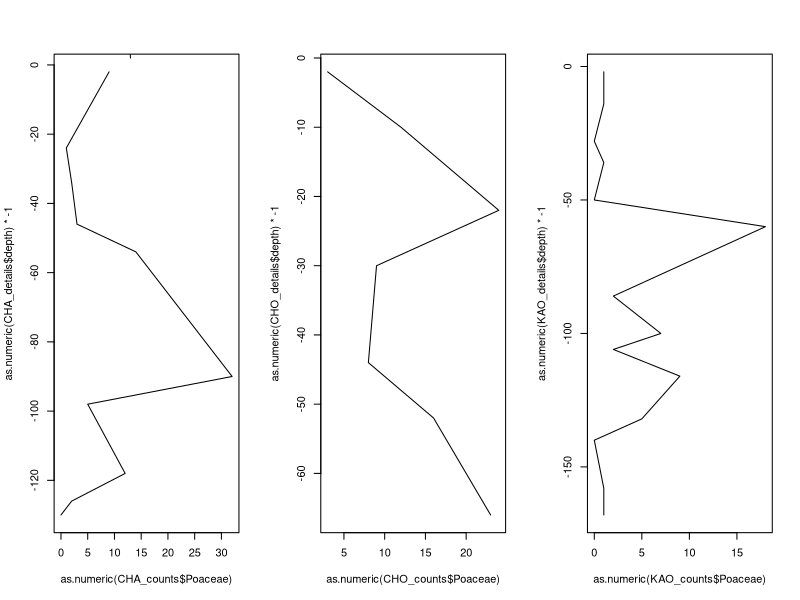
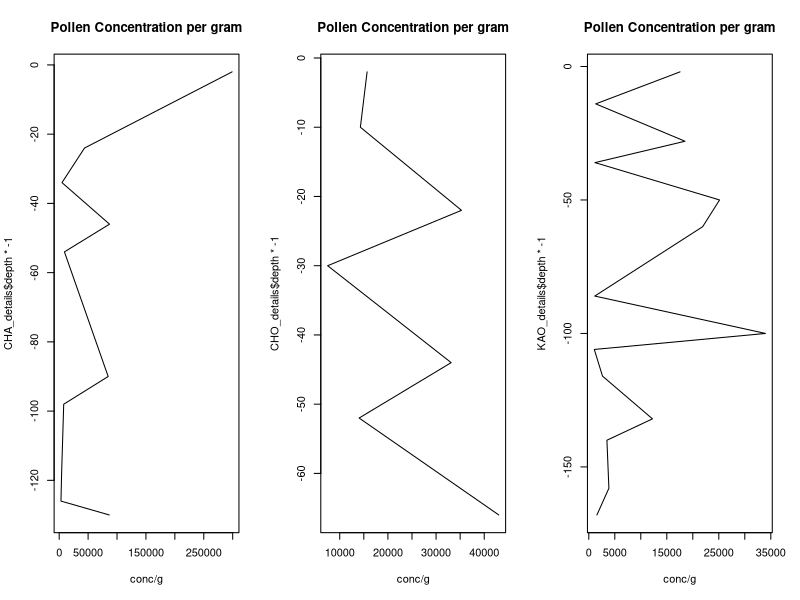
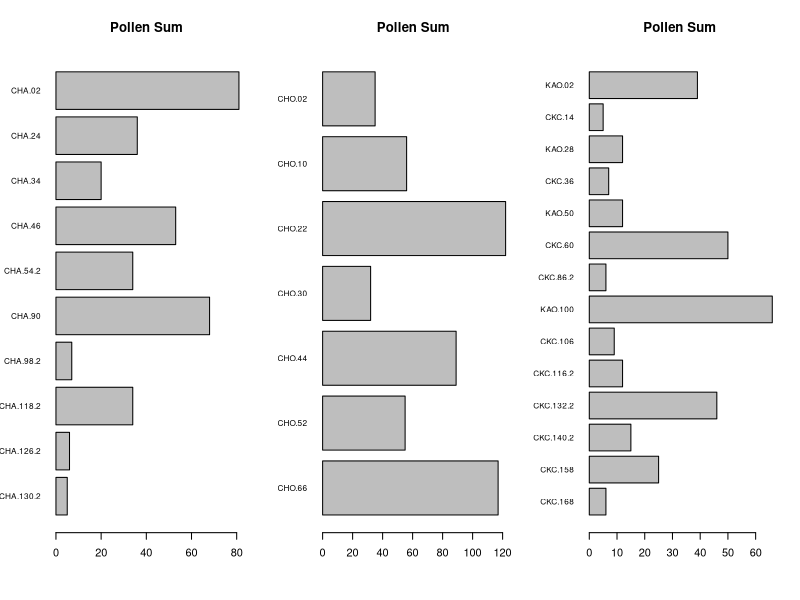
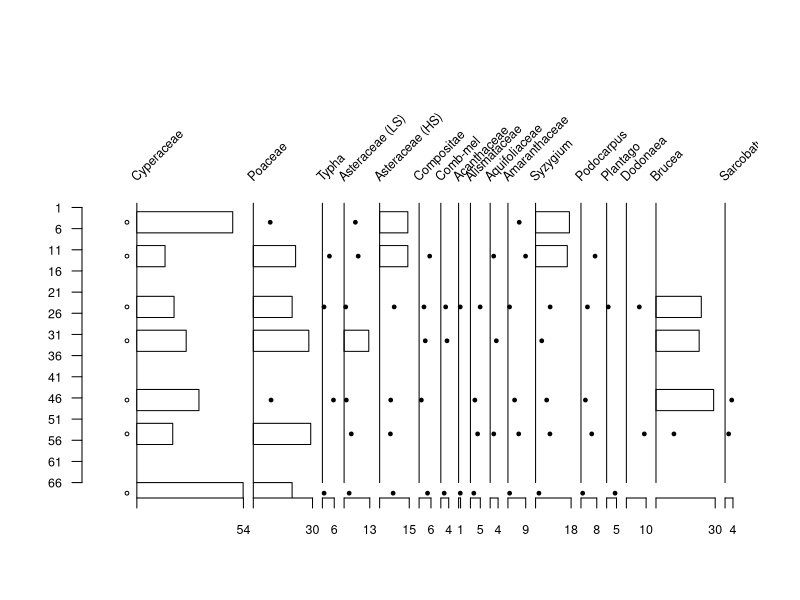

Reproduce these figures in R, in order.
###Basic plotting of Gamo Results for SAA Poster

#Necessary Functions

plottR=function(x,y,
                percent=TRUE,
                spacing=5,
                min_LYCO=0,
                min_PHYT=0,
                min_POL=0,
                scale_exclude=FALSE,
                stacked=FALSE,
                set_windows=FALSE,
                window_size=100,
                stem_labels=NA,
                exclude_columns=NA,
                exclude_size=25,
                #exclude=NA, #Let's lose the "exclude" command, include "independent" plotting?
                plot_boxes=TRUE,
                box_width=5,
                pl_colors=0,
                sample_lines=FALSE,
                by_depth=TRUE,
                plot_title=NA,
                point_limit=1,
                log_concentrations=FALSE,
                manual_range=FALSE,
                min_y=0,
                max_y=100,
                label_buffer=75,
                label_anchor=5,
                plot_zones=FALSE,
                clust=NA,
                n_groups=3,
                zone_labels=NA
                #aspct_ratio=
)
{ 
  if(class(stem_labels)=="character"){
    taxa=stem_labels
  } else {
    taxa=colnames(x)
  }
  
  
  if(percent==TRUE){ #Path for calculating percents rather than raw values ###CALCULATING PERCENTS IS STUPID
    
    #Scan for values to exclude
    LYCO_n=y$LYCO_n
    x=x[LYCO_n>min_LYCO,]
    
    if(by_depth==FALSE){
      all_sample_depths=y$cal_BP
      cut_sample_depths=all_sample_depths[LYCO_n<=min_LYCO]
      use_sample_depths=all_sample_depths[LYCO_n>min_LYCO]
    } else {
      all_sample_depths=y$depth
      cut_sample_depths=all_sample_depths[LYCO_n<=min_LYCO]
      use_sample_depths=all_sample_depths[LYCO_n>min_LYCO]
    }
    
    
    #Need maximum widths of each type
    #taxa=colnames(x) - testing something here
    x[is.na(x)] = 0
    x_max=apply(x,2,max)
    
    if(scale_exclude==TRUE){ #We're dropping in spaces for the appended data
      x_max[(length(x_max)-(length(exclude_columns)-1)):length(x_max)]=exclude_size
    }
    
    windows=ceiling(x_max) #Each morphotype gets a "window" set just above its max value.
    
    anchors=vector("numeric",length=length(windows))
    for(i in 1:length(anchors)){
      if(i==1){
        anchors[i]=0
      } else {
        anchors[i]=sum(windows[1:(i-1)])+(spacing*(i-1))
      }
    }
    
    plot_width=sum(windows)+(spacing*(length(windows)-1)) #Total width for the plot in percent.
    
    if(by_depth==TRUE){ #Fork here to plot by date
      y_var=y$depth[LYCO_n>min_LYCO]
    } else {
      y_var=y$cal_BP[LYCO_n>min_LYCO] #First crack at adding dates... 3.6.2024-CAK
    } #this is where you would add dates if applicable
    
    #Break here to add if statement to manage y axis plotting.
    if(manual_range==FALSE){
      plot(0,0,xlim=c(0-(plot_width*0.05),plot_width),ylim=c(max(y_var)*-1,label_buffer),pch=NA,ann=FALSE,axes=FALSE) 
      #Do we need divergent paths for plotting by date or depth?
    } else {
      plot(0,0,xlim=c(0-(plot_width*0.05),plot_width),ylim=c(max_y*-1,(min_y+label_buffer)),pch=NA,ann=FALSE,axes=FALSE)
    }
    ### Plotting uses manual manipulation of the upper part of the y axis to create space for labels. This needs to be managed as a %. 
    
    if(is.character(plot_title)==TRUE){
      title(main=plot_title)
    }
    
    #if(plot_zones==TRUE){ #adjusting anchors and taxa list for zone title
    #  anchors=c(0-(plot_width*0.049),anchors)
    #  taxa = c("zones",taxa)
    #}
    
    text(anchors,label_anchor,labels=taxa,srt=45,adj=c(0,0),cex=0.75)
    #This is where we break it for mannual_range
    if(manual_range==FALSE){
      axis(2,seq(max(y_var)*-1,0,5),las=1,labels=seq(max(y_var),0,-5),cex.axis=0.75)
    } else {
      axis(2,seq(max_y*-1,min_y*-1,max_y*0.05),las=1,labels=seq(max_y,min_y,max_y*-0.05),cex.axis=0.75)
    }
    
    
    for(i in 1:ncol(x)){ #Loop for plotting data by columns, note that everything that's submitted gets plotted, "exclude" only refers to % calculation
      top_pts=c(rep(anchors[i],2))
      btm_pts=c(0,max(y_var)*-1)
      #print(c(top_pts,btm_pts)) #Testing if this was working, if there's problems, try turning this on.
      #Forking here to manage drawing stems
      if(manual_range==TRUE){
        btm_pts=c(min_y,max_y)*-1
      }
      lines(top_pts,btm_pts)
      
      if(plot_boxes==TRUE){ #Splitting path here to focus on plotting boxes, can incorporate polygons later...
        if(scale_exclude==TRUE){
          if(i<ncol(x)-(length(exclude_columns)-1)){
            for(ii in 1:nrow(x)){
              if(x[ii,i]>point_limit){
                box_x=c(0,0,x[ii,i],x[ii,i])+anchors[i]
                box_y=c(y_var[ii],y_var[ii]+box_width,y_var[ii]+box_width,y_var[ii])*-1
                #polygon(box_x,box_y,col="black")
                polygon(box_x,box_y,col=pl_colors[i])
              } else {
                pch_val=21
                pch_val[x[ii,i]==0]=NA
                points(x[ii,i]+anchors[i],(y_var[ii]+(box_width*0.5))*-1,pch=pch_val,bg="black",cex=0.5)
              }
              
            }
          } else {
            box_mx=max(x[,i],na.rm=TRUE)
            box_pr=x[,i]/box_mx
            box_points=box_pr*exclude_size
            for(ii in 1:nrow(x)){
              box_x=c(0,0,box_points[ii],box_points[ii])+anchors[i]
              box_y=c(y_var[ii],y_var[ii]+box_width,y_var[ii]+box_width,y_var[ii])*-1
              #polygon(box_x,box_y,col="black")
              polygon(box_x,box_y,col=pl_colors[i])
            }
          }
        } else {
          for(ii in 1:nrow(x)){
            if(x[ii,i]>point_limit){
              box_x=c(0,0,x[ii,i],x[ii,i])+anchors[i]
              box_y=c(y_var[ii],y_var[ii]+box_width,y_var[ii]+box_width,y_var[ii])*-1
              #polygon(box_x,box_y,col="black")
              polygon(box_x,box_y,col=pl_colors[i])
            } else {
              pch_val=21
              pch_val[x[ii,i]==0]=NA
              points(x[ii,i]+anchors[i],(y_var[ii]+(box_width*0.5))*-1,pch=pch_val,bg="black",cex=0.5)
            }
            
          }
        }
        
        
        
      } else { #This is where we do polygons
        
        if(scale_exclude==TRUE){
          if(i<ncol(x)-(length(exclude_columns)-1)){
            
            x_points = c(x[,i],rep(0,length(x[,i])))+anchors[i]
            y_points = c(y_var,rev(y_var))*-1
            polygon(x_points,y_points, col=pl_colors[i])
            
            for(ii in 1:nrow(x)){
              if(x[ii,i]>point_limit){
                if(sample_lines==TRUE){
                  lines(c(0,x[ii,i])+anchors[i],c(y_var[ii],y_var[ii])*-1)
                }
                #box_x=c(0,0,x[ii,i],x[ii,i])+anchors[i]
                #box_y=c(y_var[ii],y_var[ii]+box_width,y_var[ii]+box_width,y_var[ii])*-1
                #polygon(box_x,box_y,col="black")
                #polygon(box_x,box_y,col=pl_colors[i])
              } else {
                pch_val=21
                pch_val[x[ii,i]==0]=NA
                points(x[ii,i]+anchors[i],(y_var[ii]+(box_width*0.5))*-1,pch=pch_val,bg="black",cex=0.5)
              }
              
            }
          } else {
            box_mx=max(x[,i],na.rm=TRUE)
            box_pr=x[,i]/box_mx
            box_points=box_pr*exclude_size
            
            x_points = c(box_points,rep(0,length(box_points)))+anchors[i]
            y_points = c(y_var,rev(y_var))*-1
            #x_points=c(box_points,rep(0,length(box_points)))
            #y_points=c(y_var,rev(y_var))
            
            polygon(x_points,y_points,col=pl_colors[i])
            
            for(ii in 1:nrow(x)){
              #box_x=c(0,0,box_points[ii],box_points[ii])+anchors[i]
              #box_y=c(y_var[ii],y_var[ii]+box_width,y_var[ii]+box_width,y_var[ii])*-1
              #polygon(box_x,box_y,col="black")
              #polygon(box_x,box_y,col=pl_colors[i])
            }
          }
        } else {
          
          x_points = c(x[,i],rep(0,length(x[,i])))+anchors[i]
          y_points = c(y_var,rev(y_var))*-1
          polygon(x_points,y_points, col=pl_colors[i])
          
          for(ii in 1:nrow(x)){
            if(x[ii,i]>point_limit){
              if(sample_lines==TRUE){
                lines(c(0,x[ii,i])+anchors[i],c(y_var[ii],y_var[ii])*-1)
              }
              #box_x=c(0,0,x[ii,i],x[ii,i])+anchors[i]
              #box_y=c(y_var[ii],y_var[ii]+box_width,y_var[ii]+box_width,y_var[ii])*-1
              #polygon(box_x,box_y,col="black")
              #polygon(box_x,box_y,col=pl_colors[i])
            } else {
              pch_val=21
              pch_val[x[ii,i]==0]=NA
              points(x[ii,i]+anchors[i],(y_var[ii]+(box_width*0.5))*-1,pch=pch_val,bg="black",cex=0.5)
            }
            
          }
        }
        
        
        
      }
      
      if(i<ncol(x)-(length(exclude_columns)-1)){
        axis(1,at=c(anchors[i],anchors[i]+windows[i]),labels=c(NA,windows[i]),cex.axis=0.75)
      } else {
        axis(1,at=c(anchors[i],anchors[i]+windows[i]),labels=c(NA,ceiling(max(x[,i],na.rm=TRUE))),cex.axis=0.75)
      }
      
      #HOLD POINT FOR ZONES
      
    } #Closing column plotting loop.
    
    if(plot_zones==TRUE){ ###Adding zones to plots, supply a chclust object and n groups.
      clusters = cutree(clust, k = n_groups)
      text_anchors=vector("numeric",length = length(n_groups))
      text(0-(plot_width*0.04),label_anchor,labels="zones",srt=45,adj=c(0,0),cex=0.75) #adding zone label
      if(class(zone_labels)=="character"){
        
      } 
      else {
        zone_labels=as.character(c(1:n_groups))
      }
      for(j in 2:n_groups){ #Now we find lines between the major groups. Can append this to the cluster building.
        xj = max(y_var[clusters == j-1])*-1
        yj = min(y_var[clusters == j])*-1
        b = (xj + (yj - xj)/2)
        lines(c(0-(plot_width*0.05),plot_width), c(b, b), lty = 3)
        text_anchors[j]=b
      }
      for(k in 1:n_groups){
        if(k!=n_groups){
          text(0-(plot_width*0.03),text_anchors[k+1]+((text_anchors[k]-text_anchors[k+1])/2),zone_labels[k],cex=0.6,adj=c(1,0))
        } else {
          text(0-(plot_width*0.03),text_anchors[k]-((text_anchors[k]+max_y)/2),zone_labels[k],cex=0.6,adj=c(1,0))
        }
        
      }
    } else {}
    
    points(-rep(spacing,length(use_sample_depths)),(use_sample_depths*-1)-(box_width*0.5),pch=21,cex=0.5)
    points(-rep(spacing,length(cut_sample_depths)),(cut_sample_depths*-1)-(box_width*0.5),pch=4,cex=0.5)
    
  } else { #Closing percent calculation path, this is where raw value plots would begin.
    
    #if(stacked==TRUE & summarize_taxa==TRUE){ #Building out loop to handle summarizing results by taxa groups.
    
    #We need summarized results for select samples (thresholds for sample size and lycopodium?), then we plot as points or boxes?
    
    #} #Closing out summarizing by group plots.
    
    if(stacked==TRUE & set_windows==TRUE){ #Opening section for plotting stacked results with even windows.
      
      if(log_concentrations==TRUE){
        conc_finder=grep("conc",colnames(x))
        for(i in 1:length(conc_finder)){
          x[,conc_finder[i]]=log(x[,conc_finder[i]])
        }
      }
      
      LYCO_n=y$LYCO_n
      
      all_sample_depths=y$depth
      cut_sample_depths=all_sample_depths[LYCO_n<=min_LYCO]
      use_sample_depths=all_sample_depths[LYCO_n>min_LYCO]
      
      x=x[LYCO_n>min_LYCO,]
      y=y[LYCO_n>min_LYCO,]
      #taxa=colnames(x)
      x_max=apply(x,2,max)
      
      if(scale_exclude==TRUE){ #We're dropping in spaces for the appended data
        x_max[(length(x_max)-(length(exclude_columns)-1)):length(x_max)]=exclude_size
      }
      
      windows=rep(window_size,ncol(x)/2) #Each morphotype gets a "window" set just above its max value.
      
      anchors=vector("numeric",length=length(windows))
      for(i in 1:length(anchors)){
        if(i==1){
          anchors[i]=0
        } else {
          anchors[i]=sum(windows[1:(i-1)])+(spacing*(i-1))
        }
      }
      
      plot_width=sum(windows)+(spacing*(length(windows)-1)) #Total width for the plot in percent.
      
      if(by_depth==TRUE){ #Fork here to plot by date
        y_var=y$depth
      } else {} #this is where you would add dates if applicable
      
      
      #Break here to add if statement to manage y axis plotting.
      if(manual_range==FALSE){
        plot(0,0,xlim=c(0-(plot_width*0.05),plot_width),ylim=c(max(y_var)*-1,label_buffer),pch=NA,ann=FALSE,axes=FALSE) 
        #Do we need divergent paths for plotting by date or depth?
      } else {
        plot(0,0,xlim=c(0-(plot_width*0.05),plot_width),ylim=c(max_y*-1,(min_y+label_buffer)),pch=NA,ann=FALSE,axes=FALSE)
      }
      ### Plotting uses manual manipulation of the upper part of the y axis to create space for labels. This needs to be managed as a %. 
      
      if(is.character(plot_title)==TRUE){
        title(main=plot_title)
      }
      
      #Can we draw boxes straight out?
      
      evens=seq(2,ncol(x),2)
      odds=seq(1,ncol(x),2)
      
      plot_placement=vector("character",length=ncol(x))
      
      plot_placement[evens]="front"
      plot_placement[odds]="back"
      
      #taxa=stem_labels
      
      anchors=rep(anchors,2)
      anchors=anchors[order(anchors)]
      
      text(anchors[evens]+(window_size*0.3),5,labels=taxa[evens],adj=c(0,0),cex=0.75) ###This is broken in stacked logic - FIX
      text(anchors[odds]+(window_size*0.3),15,labels=taxa[odds],adj=c(0,0),cex=0.75)
      #Break here with manual_range
      if(manual_range==FALSE){
        axis(2,seq(max(y_var)*-1,0,5),las=1,labels=seq(max(y_var),0,-5),cex.axis=0.75)
      } else {
        axis(2,seq(max_y*-1,min_y*-1,5),las=1,labels=seq(max_y,min_y,-5),cex.axis=0.75)
      }
      
      
      for(i in 1:ncol(x)){
        #print(c(top_pts,btm_pts)) #Testing if this was working, if there's problems, try turning this on.
        if(plot_boxes==TRUE){ #Splitting path here to focus on plotting boxes, can incorporate polygons later..
          if(plot_placement[i]=="front"){
            box_mx=max(x[,i-1],na.rm=TRUE)
            box_pr=x[,i]/box_mx
            box_points=box_pr*window_size
            for(ii in 1:nrow(x)){
              
              if(x[ii,i]>point_limit){
                
                box_x=c(0,0,box_points[ii],box_points[ii])+anchors[i]
                box_y=c(y_var[ii],y_var[ii]+box_width,y_var[ii]+box_width,y_var[ii])*-1
                polygon(box_x,box_y,col="gray")
                
              } else {
                pch_val=21
                pch_val[x[ii,i]==0]=NA
                points(x[ii,i]+anchors[i],(y_var[ii]+(box_width*0.5))*-1,pch=pch_val,bg="gray",cex=0.5)
                #points(x[ii,i]+anchors[i],(y_var[ii]+(box_width*0.5))*-1,pch=21,bg="gray",cex=0.5)
              }
              
            }
            
          } else { #"BACK" set of plots.
            box_mx=max(x[,i],na.rm=TRUE)
            box_pr=x[,i]/box_mx
            box_points=box_pr*window_size
            for(ii in 1:nrow(x)){
              
              if(x[ii,i]>point_limit){
                
                box_x=c(0,0,box_points[ii],box_points[ii])+anchors[i]
                box_y=c(y_var[ii],y_var[ii]+box_width,y_var[ii]+box_width,y_var[ii])*-1
                polygon(box_x,box_y,col="black")
                
              } else {
                pch_val=21
                pch_val[x[ii,i]==0]=NA
                points(x[ii,i]+anchors[i],(y_var[ii]+(box_width*0.5))*-1,pch=pch_val,bg="black",cex=0.5)
                #points(x[ii,i]+anchors[i],(y_var[ii]+(box_width*0.5))*-1,pch=21,bg="black",cex=0.5)
              }
              
            }
            
            labelbox_x=c(0,0,25,25)+anchors[i]
            labelbox_y1=c(5,5+box_width,5+box_width,5)
            labelbox_y2=c(15,15+box_width,15+box_width,15)
            
            polygon(labelbox_x,labelbox_y1,col="gray")
            polygon(labelbox_x,labelbox_y2,col="black")
            
            top_pts=c(rep(anchors[i],2))
            btm_pts=c(0,max(y_var)*-1)
            #Forking here to manage drawing stems
            if(manual_range==TRUE){
              btm_pts=c(min_y,max_y)*-1
            }
            lines(top_pts,btm_pts)
            axis(1,at=c(anchors[i],anchors[i]+window_size),labels=c(NA,ceiling(max(x[,i],na.rm=TRUE))),cex.axis=0.75)
            
          }
          
          #if(i<ncol(x)-(length(exclude_columns)-1)){
          #  axis(1,at=c(anchors[i],anchors[i]+windows[i]),labels=c(0,windows[i]),cex.axis=0.5)
          #} else {
          #  axis(1,at=c(anchors[i],anchors[i]+windows[i]),labels=c(0,ceiling(max(x[,i],na.rm=TRUE))),cex.axis=0.5)
          #}
          
        } else {} #This is where we would do polygons #Closing if/else for box plotting
        
      } #Closing Column loop
      
      points(-rep(spacing,length(use_sample_depths)),(use_sample_depths*-1)-(box_width*0.5),pch=21,cex=0.5)
      points(-rep(spacing,length(cut_sample_depths)),(cut_sample_depths*-1)-(box_width*0.5),pch=4,cex=0.5)
      
    } else {} #Closing loop for Stacked and Set Window == TRUE/FALSE
    
  } #Closing else loop for percent==TRUE
  
} #Closing out function

#Data Read

CHA <- read.csv("CHA.csv", header = TRUE)
CHO <- read.csv("CHO.csv", header = TRUE)
KAO <- read.csv("KAO.csv", header = TRUE)

#Replace NAs with 0s

CHA[is.na(CHA) == TRUE] = 0
CHO[is.na(CHO) == TRUE] = 0
KAO[is.na(KAO) == TRUE] = 0

#Isolate core details

CHA_details = as.data.frame(t(CHA[CHA$CLASS == "00_CORE",4:ncol(CHA)]))
CHO_details = as.data.frame(t(CHO[CHO$CLASS == "00_CORE",4:ncol(CHO)]))
KAO_details = as.data.frame(t(KAO[KAO$CLASS == "00_CORE",4:ncol(KAO)]))

#Add new headers

colnames(CHA_details) = CHA[1:6,3]
colnames(CHO_details) = CHO[1:6,3]
colnames(KAO_details) = KAO[1:6,3]

#Isolate counts

CHA_counts = as.data.frame(t(CHA[CHA$CLASS != "00_CORE" & CHA$CLASS != "01_PTERID", 4:ncol(CHA)]))
CHO_counts = as.data.frame(t(CHO[CHO$CLASS != "00_CORE" & CHO$CLASS != "01_PTERID", 4:ncol(CHO)]))
KAO_counts = as.data.frame(t(KAO[KAO$CLASS != "00_CORE" & KAO$CLASS != "01_PTERID", 4:ncol(KAO)]))

#Add new headers

colnames(CHA_counts) = CHA[CHA$CLASS != "00_CORE" & CHA$CLASS != "01_PTERID" ,3]
colnames(CHO_counts) = CHO[CHO$CLASS != "00_CORE" & CHO$CLASS != "01_PTERID" ,3]
colnames(KAO_counts) = KAO[KAO$CLASS != "00_CORE" & KAO$CLASS != "01_PTERID" ,3]
  
##Cleanup stupid headers

#CHA_counts = CHA_counts[-1,]
#CHO_counts = CHO_counts[-1,]
#KAO_counts = KAO_counts[-1,]

#Now we do some basic plotting.

par(mfrow = c(1,3))

plot(as.numeric(CHA_counts$Poaceae), as.numeric(CHA_details$depth)*-1, type = "l")
lines(as.numeric(CHA_counts$Cyperaceae), CHA_details$depth, lty = 2)

plot(as.numeric(CHO_counts$Poaceae), as.numeric(CHO_details$depth)*-1, type = "l")
lines(as.numeric(CHO_counts$Cyperaceae), CHO_details$depth, lty = 2)

plot(as.numeric(KAO_counts$Poaceae), as.numeric(KAO_details$depth)*-1, type = "l")
lines(as.numeric(KAO_counts$Cyperaceae), KAO_details$depth, lty = 2)

par(mfrow = c(1,1))

#Pollen sums

CHA_sum = apply(CHA_counts, 1, sum)
CHO_sum = apply(CHO_counts, 1, sum)
KAO_sum = apply(KAO_counts, 1, sum)

#Concentrations

par(mfrow = c(1,3))

CHA_conc = ((CHA_details$LYCO_mean*CHA_details$LYCO_add)/CHA_details$weight)*(CHA_sum/CHA_details$LYCO_n)
CHO_conc = ((CHO_details$LYCO_mean*CHO_details$LYCO_add)/CHO_details$weight)*(CHO_sum/CHO_details$LYCO_n)
KAO_conc = ((KAO_details$LYCO_mean*KAO_details$LYCO_add)/KAO_details$weight)*(KAO_sum/KAO_details$LYCO_n)

plot(CHA_conc, CHA_details$depth*-1, type = "l", xlab = "conc/g", main = "Pollen Concentration per gram")
plot(CHO_conc, CHO_details$depth*-1, type = "l", xlab = "conc/g", main = "Pollen Concentration per gram")
plot(KAO_conc, KAO_details$depth*-1, type = "l", xlab = "conc/g", main = "Pollen Concentration per gram")

par(mfrow = c(1,1))

#Barplots of pollen sums

par(mfrow = c(1,3))

barplot(rev(CHA_sum), horiz = TRUE, las = 1, cex.names = 0.75, main = "Pollen Sum")
barplot(rev(CHO_sum), horiz = TRUE, las = 1, cex.names = 0.75, main = "Pollen Sum")
barplot(rev(KAO_sum), horiz = TRUE, las = 1, cex.names = 0.75, main = "Pollen Sum")

par(mfrow = c(1,1))

#Pollen diagram



CHO_pct = apply(CHO_counts, 1, function(x){
  z = sum(x)
  (x/z)*100
})

CHO_pct = CHO_pct[apply(CHO_counts, 2, sum) > 1,]

plottR(t(CHO_pct), CHO_details, point_limit = 10, label_buffer = 25)
